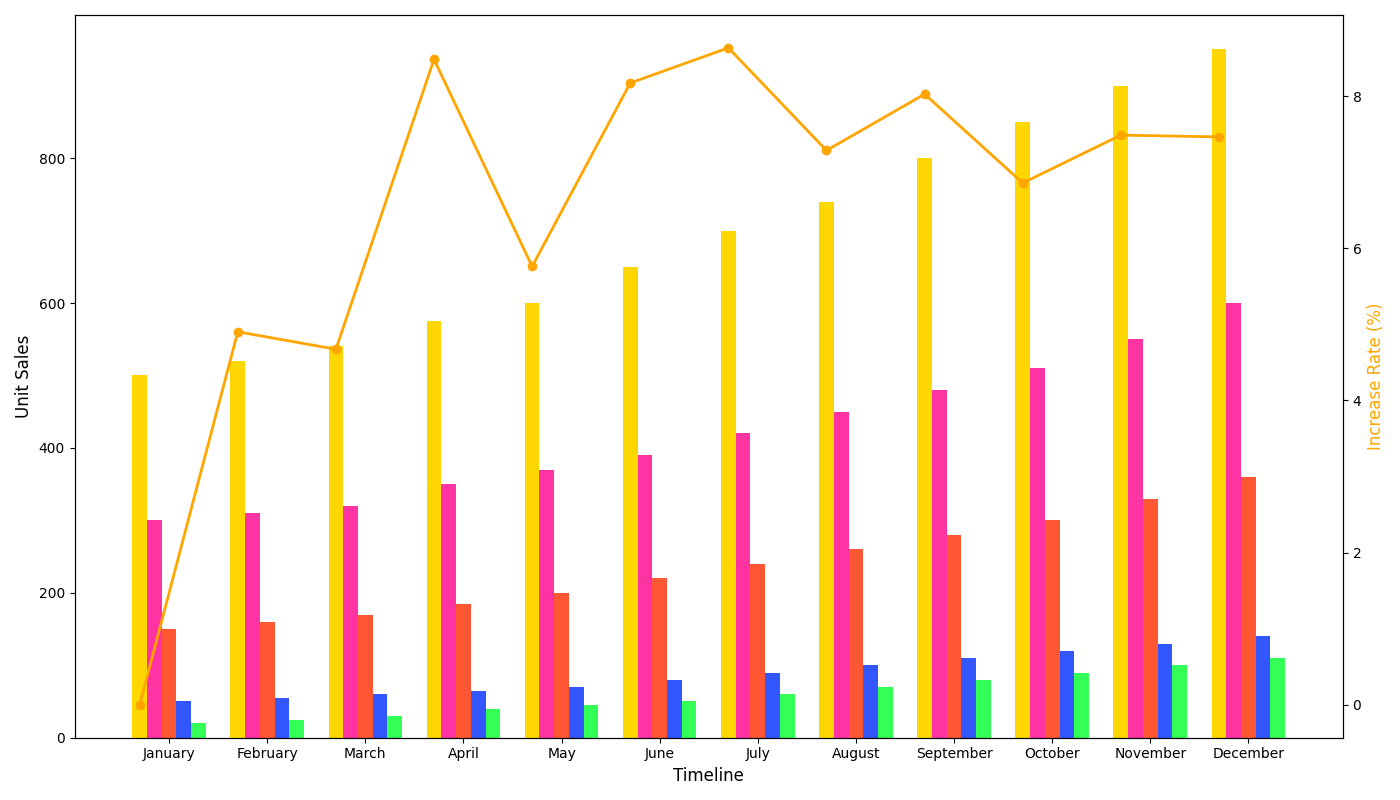

The Python source for this figure:
import matplotlib.pyplot as plt
import numpy as np

months = ["January", "February", "March", "April", "May", "June", "July", "August", "September", "October", "November", "December"]
hypermarkets_sales = [500, 520, 540, 575, 600, 650, 700, 740, 800, 850, 900, 950]
corner_stores_sales = [300, 310, 320, 350, 370, 390, 420, 450, 480, 510, 550, 600]
ecommerce_sales = [150, 160, 170, 185, 200, 220, 240, 260, 280, 300, 330, 360]
artisan_shops_sales = [50, 55, 60, 65, 70, 80, 90, 100, 110, 120, 130, 140]
kiosk_sales = [20, 25, 30, 40, 45, 50, 60, 70, 80, 90, 100, 110]

total_revenue = np.array(hypermarkets_sales) + np.array(corner_stores_sales) \
                + np.array(ecommerce_sales) + np.array(artisan_shops_sales) \
                + np.array(kiosk_sales)

sales_increase_rate = np.diff(total_revenue) / total_revenue[:-1] * 100
sales_increase_rate = np.insert(sales_increase_rate, 0, 0)

bar_width = 0.15
r1 = np.arange(len(months))
r2 = [x + bar_width for x in r1]
r3 = [x + bar_width for x in r2]
r4 = [x + bar_width for x in r3]
r5 = [x + bar_width for x in r4]

fig, ax1 = plt.subplots(figsize=(14, 8))

# Shuffled colors for each category
ax1.bar(r1, hypermarkets_sales, color='#FFD700', width=bar_width, edgecolor='none')  # Gold
ax1.bar(r2, corner_stores_sales, color='#FF33A1', width=bar_width, edgecolor='none')  # Pink
ax1.bar(r3, ecommerce_sales, color='#FF5733', width=bar_width, edgecolor='none')  # Red-orange
ax1.bar(r4, artisan_shops_sales, color='#3357FF', width=bar_width, edgecolor='none')  # Blue
ax1.bar(r5, kiosk_sales, color='#33FF57', width=bar_width, edgecolor='none')  # Green

ax2 = ax1.twinx()
ax2.plot(months, sales_increase_rate, color='#FFA500', marker='o', linewidth=2)

ax1.set_xlabel("Timeline", fontsize=12)
ax1.set_ylabel("Unit Sales", fontsize=12)
ax2.set_ylabel("Increase Rate (%)", fontsize=12, color='#FFA500')

ax1.set_xticks([r + bar_width*2 for r in range(len(months))])
ax1.set_xticklabels(months)

fig.tight_layout()
plt.show()
